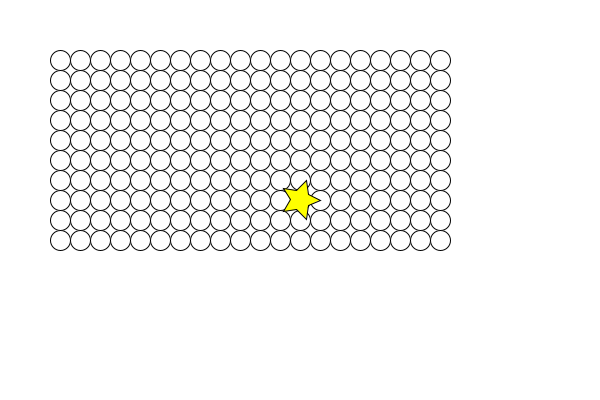
Frame 1 (no input)
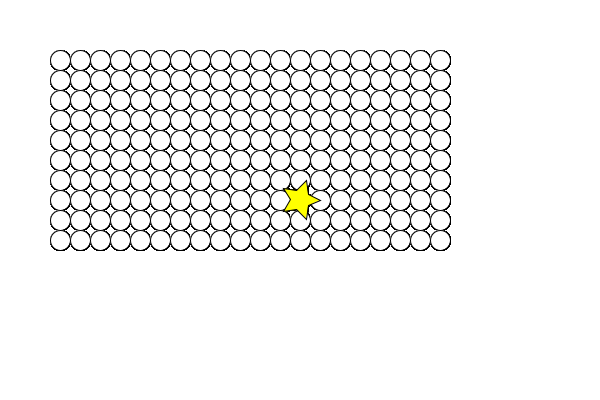
Frame 60 (the mouse pressed at the canvas centre just before this capture)
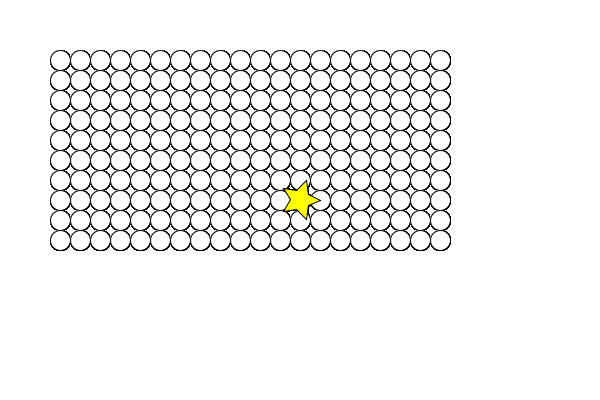
Frame 120 (the mouse held since frame 60 and released just before this capture)

The Processing sketch that drew these frames (run headless with seeded random() and noise(); from frame 60 on, the mouse is pressed at the canvas centre):

// Processing sketch: KeijibanEX
// ── KeijibanEX.pde
KeijibanClass board;
Star star;

void setup(){
  size(600, 400);
  background(255);
  board = new KeijibanClass();
  board.init(50, 50, 10, 20, 10);
  star = new Star();
  star.posi(300, 200);
}

void draw(){
  board.light();
  star.display();
}

void mousePressed(){
  board.push();
}

void keyPressed(){
  if (keyCode == LEFT){
    board.shiftToLeft();
  }
  if (keyCode == RIGHT){
    board.shiftToRight();
  }
}
// ── Keijiban.pde
class KeijibanClass {
  ///インスタンス変数
  int [][] lights;
  int keijibanLeftX;
  int keijibanTopY;
  int lightRadius;
  int numHorizontal;
  int numVertical;

  ///インスタンスメソッド

  void init(int leftx, int topy, int r, int Horizontal, int Vertical) {
    keijibanLeftX = leftx;
    keijibanTopY = topy;
    lightRadius = r;
    numHorizontal = Horizontal;
    numVertical = Vertical;
    lights = new int [numHorizontal][numVertical];
    for (int y=0; y<numVertical; y++) {
      for (int x=0; x<numHorizontal; x++) {  
        lights[x][y] = 0;
      }
    }
  }

  void light() {
    for (int y=0; y<numVertical; y++) {
      for (int x=0; x<numHorizontal; x++) {  
        if ( lights[x][y]%4 == 3 ) fill( 255, 0, 0 );
        if ( lights[x][y]%4 == 2 ) fill( 255, 255, 0 );
        if ( lights[x][y]%4 == 1 ) fill( 0, 0, 255 );
        if ( lights[x][y]%4 == 0) fill( 255, 255, 255 );
        ellipse( keijibanLeftX+x*lightRadius*2+lightRadius, keijibanTopY+y*lightRadius*2+lightRadius, lightRadius*2, lightRadius*2 );
      }
    }
  }

  void push() {
    for (int y=0; y<numVertical; y++) {
      for (int x=0; x<numHorizontal; x++) {      
        if ( dist(keijibanLeftX+x*lightRadius*2+lightRadius, keijibanTopY+y*lightRadius*2+lightRadius, mouseX, mouseY)<lightRadius ) {
          lights[x][y]++;
        }
      }
    }
  }

  void shiftToLeft() {
    int y=0;
    while ( y<numVertical ) {
      int x=0;
      int temp = lights[0][y];
      while ( x<numHorizontal-1 ) {
        lights[x][y] = lights[x+1][y];      
        x++;
      }
      lights[numHorizontal-1][y] = temp;
      y++;
    }
  }

  void shiftToRight() {
    int y=0;
    while ( y<numVertical ) {
      int x=numHorizontal-1;
      int temp = lights[x][y];
      while ( x>0 ) {
        lights[x][y] = lights[x-1][y];      
        x--;
      }
      lights[0][y] = temp;
      y++;
    }
  }
}
// ── Star.pde
class Star {
  int x, y;
  
  void posi(int startX, int startY){
    x = startX;
    y = startY;
  }
  
  void display() {
    int vertex_num = 5*2; //頂点数(星を描画、とげの数*2)
    int R; //頂点から中心までの距離(半径)
    int R_out = 20; //中心からとげまでの距離(半径)
    int R_in = R_out/2; //中心から谷までの距離(半径)
    pushMatrix();
    fill(255, 255, 0);
    translate(x, y);
    beginShape();
    for (int i = 0; i < vertex_num; i++) {
      if (i%2 == 0) {
        R = R_out;
      } else {
        R = R_in;
      }
      vertex(R*cos(radians(360*i/vertex_num)), R*sin(radians(360*i/vertex_num)));
    }
    endShape(CLOSE);
    popMatrix();
  }
}
